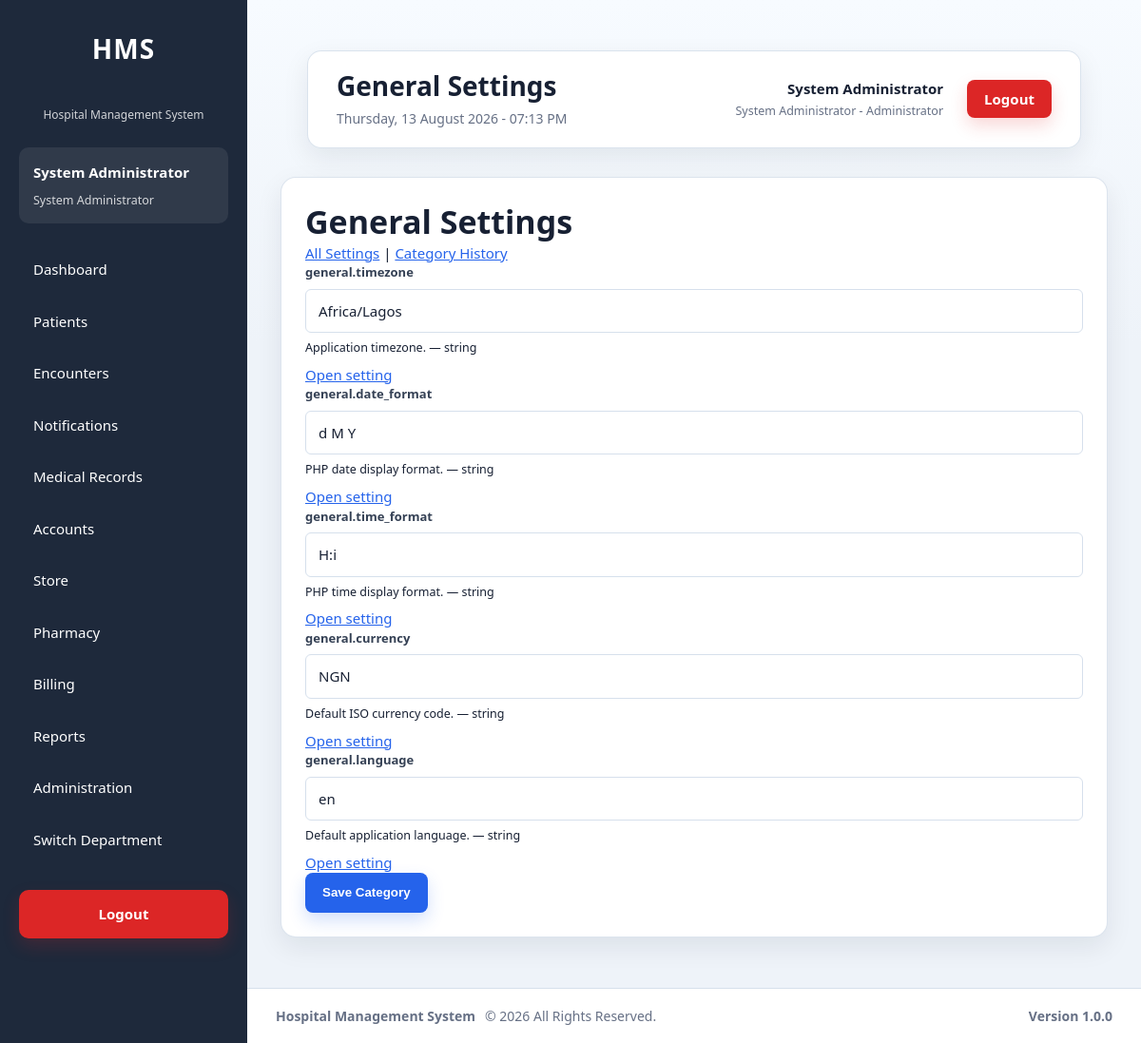
The app's page /modules/administration/settings/category.php?group=General (signed in) with its own data.
### tables this page shows
CREATE TABLE `system_settings` (
  `id` bigint(20) NOT NULL AUTO_INCREMENT,
  `setting_key` varchar(191) NOT NULL,
  `setting_value` longtext DEFAULT NULL,
  `setting_type` varchar(30) NOT NULL DEFAULT 'string',
  `setting_group` varchar(100) NOT NULL,
  `description` text DEFAULT NULL,
  `default_value` longtext DEFAULT NULL,
  `validation_rules` text DEFAULT NULL,
  `is_public` tinyint(1) NOT NULL DEFAULT 0,
  `is_editable` tinyint(1) NOT NULL DEFAULT 1,
  `is_system` tinyint(1) NOT NULL DEFAULT 0,
  `is_sensitive` tinyint(1) NOT NULL DEFAULT 0,
  `is_encrypted` tinyint(1) NOT NULL DEFAULT 0,
  `sort_order` int(11) NOT NULL DEFAULT 0,
  `created_by` int(11) DEFAULT NULL,
  `updated_by` int(11) DEFAULT NULL,
  `created_at` timestamp NOT NULL DEFAULT current_timestamp(),
  `updated_at` timestamp NULL DEFAULT NULL ON UPDATE current_timestamp(),
  PRIMARY KEY (`id`),
  UNIQUE KEY `uq_system_settings_key` (`setting_key`),
  KEY `idx_system_settings_group_order` (`setting_group`,`sort_order`,`setting_key`),
  KEY `idx_system_settings_public` (`is_public`,`setting_group`),
  KEY `idx_system_settings_system` (`is_system`,`is_editable`),
  KEY `fk_system_settings_created_by` (`created_by`),
  KEY `fk_system_settings_updated_by` (`updated_by`),
  CONSTRAINT `fk_system_settings_created_by` FOREIGN KEY (`created_by`) REFERENCES `users` (`id`) ON DELETE SET NULL ON UPDATE CASCADE,
  CONSTRAINT `fk_system_settings_updated_by` FOREIGN KEY (`updated_by`) REFERENCES `users` (`id`) ON DELETE SET NULL ON UPDATE CASCADE
);

### services/SettingsService.php (called while the page is built, shortened)
<?php
class SettingsService
{
    private PDO $pdo;
    public function __construct(PDO $pdo)
    {
        $this->pdo = $pdo;
        $this->cacheNamespace = (string)spl_object_id($pdo);
    }
    public function getGroup(string $group): array
    {
        $group = trim($group);
        $cacheKey = strtolower($group);
        $stmt = $this->pdo->prepare('
            SELECT * FROM system_settings
            WHERE setting_group = :setting_group
            ORDER BY sort_order, setting_key
        ');
        $stmt->execute([':setting_group' => $group]);
        $rows = $this->hydrateRows($stmt->fetchAll(PDO::FETCH_ASSOC));
        return $rows;
    }
    private function hydrateRows(array $rows): array
    {
        foreach ($rows as &$row) {
            $row['typed_value'] = $this->deserializeNullable(
                $row['setting_value'] !== null && $row['setting_value'] !== ''
                    ? $row['setting_value']
                    : $row['default_value'],
                (string)$row['setting_type']
            );
        }
        return $rows;
    }
    private function normalizeRules(mixed $rules): array
    {
        $decoded = json_decode($rules, true);
        return is_array($decoded) ? $decoded : [];
    }
    private function decodeRules(mixed $rules): array
    {
        return $this->normalizeRules($rules);
    }
    private function deserializeValue(string $value, string $type): mixed
    {
        return match ($type) {
            'integer' => (int)$value,
            'boolean' => in_array(strtolower($value), ['1', 'true', 'yes', 'on'], true),
            'float' => (float)$value,
            'array' => $this->toArray($value),
            default => $value
        };
    }
    private function deserializeNullable(mixed $value, string $type): mixed
    {
        return $this->deserializeValue((string)$value, $type);
    }
}

### config/helpers.php (called while the page is built, shortened)
<?php
function e($value): string
{
    return htmlspecialchars(
        (string)$value,
        ENT_QUOTES,
        'UTF-8'
    );
}

### modules/administration/settings/bootstrap.php (called while the page is built, shortened)
<?php
require_once __DIR__ . '/../partials/bootstrap.php';
require_once __DIR__ . '/../../../services/SettingsService.php';
$settingsService = new SettingsService($pdo);

### modules/administration/settings/category.php (the view, shortened to what this page needs)
<?php
require_once __DIR__ . '/bootstrap.php';
$group = trim((string)($_GET['group'] ?? ''));
$settings = $group === '' ? [] : $settingsService->getGroup($group);
require_once __DIR__ . '/../../../layouts/header.php';
require_once __DIR__ . '/../../../layouts/sidebar.php';
?>
<main class="content">
    <?php require_once __DIR__ . '/../../../layouts/navbar.php'; ?>
    <section class="card">
        <h2><?= e($group) ?> Settings</h2>
        <p><a href="index.php">All Settings</a> | <a href="history.php?group=<?= urlencode($group) ?>">Category History</a></p>
        <form method="POST" action="bulk_update.php">
            <?php foreach ($settings as $setting): ?>
                <div class="form-group">
                    <label for="setting_<?= (int)$setting['id'] ?>">
                        <?= e($setting['setting_key']) ?>
                    </label>
                    <?php if ($setting['setting_type'] === 'boolean'): ?>
                        <select id="setting_<?= (int)$setting['id'] ?>" name="settings[<?= e($setting['setting_key']) ?>]" <?= empty($setting['is_editable']) ? 'disabled' : '' ?>>
                            <option value="1" <?= !empty($setting['typed_value']) ? 'selected' : '' ?>>Enabled</option>
                            <option value="0" <?= empty($setting['typed_value']) ? 'selected' : '' ?>>Disabled</option>
                        </select>
                    <?php elseif ($setting['setting_type'] === 'array'): ?>
                        <textarea id="setting_<?= (int)$setting['id'] ?>" name="settings[<?= e($setting['setting_key']) ?>]" <?= empty($setting['is_editable']) ? 'disabled' : '' ?>><?= e(json_encode($setting['typed_value'], JSON_PRETTY_PRINT | JSON_UNESCAPED_SLASHES)) ?></textarea>
                    <?php else: ?>
                        <input id="setting_<?= (int)$setting['id'] ?>" name="settings[<?= e($setting['setting_key']) ?>]" value="<?= !empty($setting['is_sensitive']) ? '' : e((string)$setting['typed_value']) ?>" <?= empty($setting['is_editable']) ? 'disabled' : '' ?>>
                    <?php endif; ?>
                    <small><?= e((string)$setting['description']) ?> — <?= e($setting['setting_type']) ?><?= empty($setting['is_editable']) ? ' — read only' : '' ?></small>
                    <a href="edit.php?key=<?= urlencode((string)$setting['setting_key']) ?>">Open setting</a>
                </div>
            <?php endforeach; ?>
            <button type="submit">Save Category</button>
        </form>
    </section>
</main>
<?php require_once __DIR__ . '/../../../layouts/footer.php'; ?>

### assets/css/dashboard.css (style rules this page uses)
* { margin:0; padding:0; box-sizing:border-box; }
:root { --primary:#2563eb; --primary-dark:#1d4ed8; --success:#16a34a; --warning:#f59e0b; --danger:#dc2626; --sidebar:#1e293b; --sidebar-hover:#334155; --background:#f4f7fb; --white:#ffffff; --border:#dbe4ee; --text:#1e293b; --text-light:#64748b; --shadow:0 10px 25px rgba(0,0,0,.06); }
body { font-family: "Segoe UI", Tahoma, Geneva, Verdana, Arial, sans-serif; background:var(--background); color:var(--text); }
.content { flex:1; padding:35px; }
.content { width:100%; max-width:1540px; margin:0 auto; padding:28px; }
.card, .departments, .activity { border:1px solid rgba(214,224,236,.85); border-radius:var(--radius); box-shadow:var(--shadow-soft); }
.card { padding:22px; margin-bottom:18px; }
button, .btn-primary, .btn-secondary, .btn-danger, .actions a, .quick-actions a { border-radius:var(--radius-sm); }
input, select, textarea { border-radius:var(--radius-sm); }
:root { --primary:#2563eb; --primary-dark:#1d4ed8; --primary-soft:#eff6ff; --accent:#0891b2; --surface:#ffffff; --surface-soft:#f8fafc; --background:#eef3f9; --border:#d6e0ec; --border-strong:#b9c7d8; --text:#172033; --text-light:#667085; --radius:8px; --radius-sm:6px; --shadow:0 10px 28px rgba(15,23,42,.08); --shadow-soft:0 3px 12px rgba(15,23,42,.06); --focus-ring:0 0 0 4px rgba(37,99,235,.16); }
html { min-width:320px; -webkit-text-size-adjust:100%; }
body { background: linear-gradient(180deg,#f7fbff 0%,var(--background) 360px), var(--background); color:var(--text); font-size:15px; line-height:1.5; }
a { color:var(--primary); }
.card, .departments, .activity, .stat-card { border:1px solid rgba(214,224,236,.85); border-radius:var(--radius); background:var(--surface); box-shadow:var(--shadow-soft); }
.card h2, .card h3, .card h4 { color:var(--text); line-height:1.25; }
.form-group { display:flex; flex-direction:column; gap:7px; min-width:0; }
label { color:#344054; font-size:13px; font-weight:700; }
input, select, textarea { width:100%; min-height:44px; padding:11px 13px; border:1px solid var(--border); border-radius:var(--radius-sm); background:#fff; color:var(--text); font:inherit; outline:none; transition:border-color .18s ease, box-shadow .18s ease, background-color .18s ease; }
button, .btn-primary, .btn-secondary, .btn-danger, .btn-sm, .actions a, .quick-actions a { display:inline-flex; align-items:center; justify-content:center; min-height:42px; gap:8px; border:1px solid transparent; border-radius:var(--radius-sm); padding:10px 16px; font-weight:750; line-height:1.2; text-decoration:none; cursor:pointer; transition:transform .16s ease, box-shadow .16s ease, background-color .16s ease, border-color .16s ease; }
button, .btn-primary, .actions a, .quick-actions a { background:var(--primary); color:#fff; box-shadow:0 8px 18px rgba(37,99,235,.2); }
.card { background:var(--white); border-radius:16px; padding:25px; box-shadow:var(--shadow); }
.card h2 { font-size:34px; }
button { cursor:pointer; border:none; border-radius:8px; padding:12px 18px; background:var(--primary); color:white; transition:.3s; }

### records on screen
system_settings: setting_key "general.timezone", typed_value "Africa/Lagos", description "Application timezone.", setting_type "string"
system_settings: setting_key "general.date_format", typed_value "d M Y", description "PHP date display format.", setting_type "string"
system_settings: setting_key "general.time_format", typed_value "H:i", description "PHP time display format.", setting_type "string"
system_settings: setting_key "general.currency", typed_value "NGN", description "Default ISO currency code.", setting_type "string"
system_settings: setting_key "general.language", typed_value "en", description "Default application language.", setting_type "string"

### other values on screen
$currentUser['first_name'] "System"
$currentUser['last_name'] "Administrator"
$currentUser['role_name'] "System Administrator"
$pageTitle "General Settings"
$currentUser['active_department_name'] "Administrator"
$group "General"
